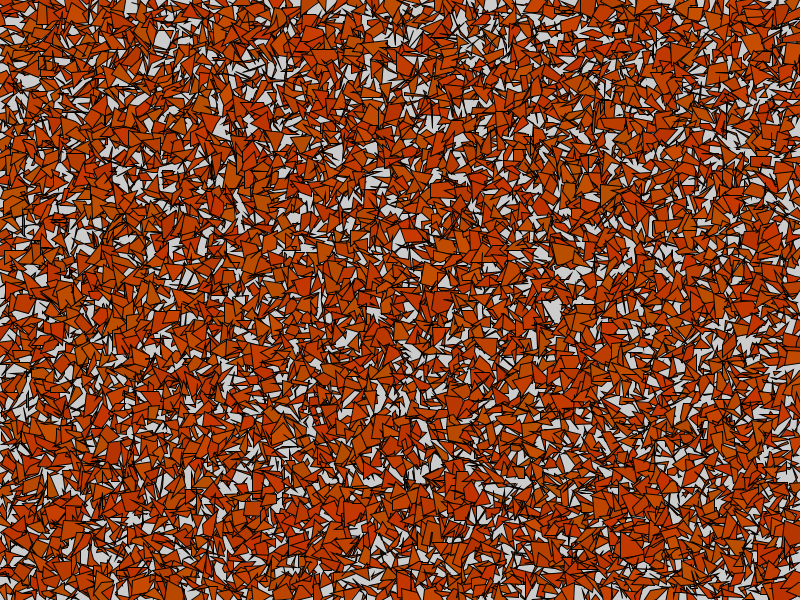
Frame 1 (no input)
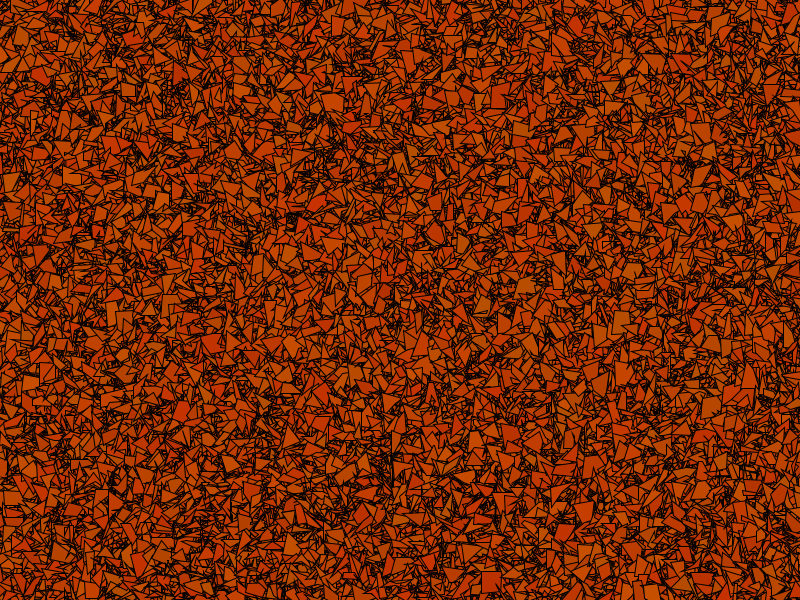
Frame 60 (the mouse pressed at the canvas centre just before this capture)
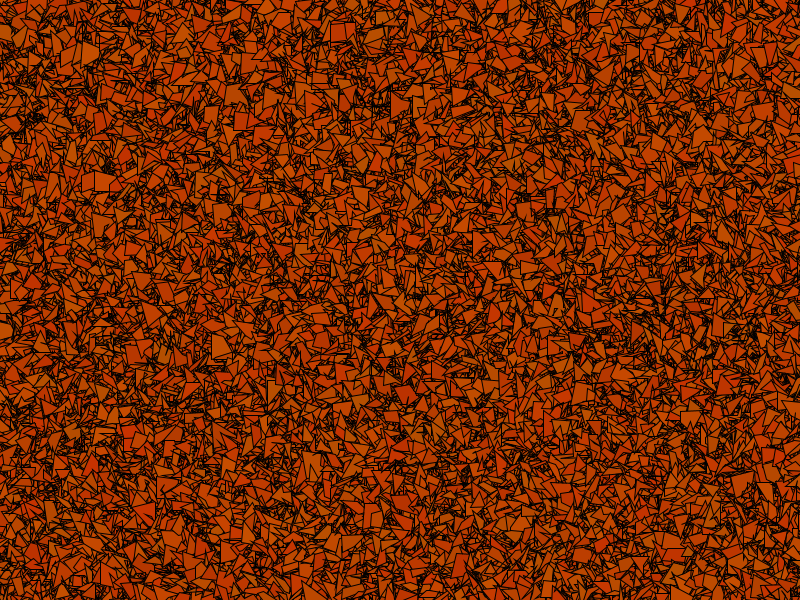
Frame 120 (the mouse held since frame 60 and released just before this capture)

The Processing sketch that drew these frames (run headless with seeded random() and noise(); from frame 60 on, the mouse is pressed at the canvas centre):

// Processing sketch: processing_46752
// ── processing_46752.pde

void setup() {
  size(800, 600);
  smooth();
  loop();
}

void draw() {
  for (int x=0; x<width; x+=10)
    for (int y= 0; y<height; y+=10) {

     
      fill(random(180,200), random(50,80), 0);
      
      beginShape();
      vertex(x + random(-10, 10), y + random(-10, 10));
      vertex(x + random(-10, 10) + 10, y + random(-10, 10));
      vertex(x + random(-10, 10) + 10, y + random(-10, 10) + 10);
      vertex(x + random(-10, 10), y + random(-10, 10) + 10);
      endShape(CLOSE);
    }
}
